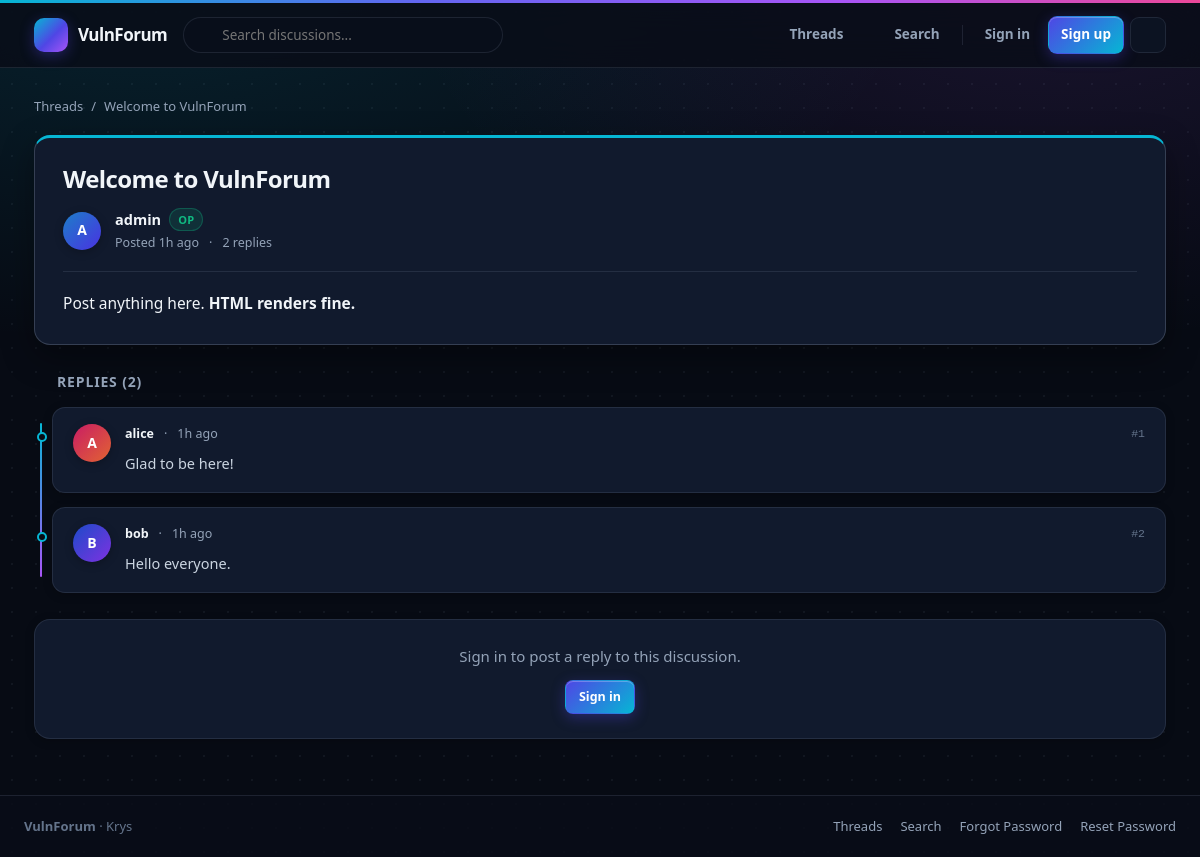
/?page=pages/thread&id=1, run on the app's committed database.
### tables this page shows
CREATE TABLE threads (
  id INT AUTO_INCREMENT PRIMARY KEY,
  user_id INT,
  title VARCHAR(200),
  body TEXT,                           
  created_at TIMESTAMP DEFAULT CURRENT_TIMESTAMP,
  FOREIGN KEY (user_id) REFERENCES users(id)
);

CREATE TABLE users (
  id INT AUTO_INCREMENT PRIMARY KEY,
  username VARCHAR(50) UNIQUE NOT NULL,
  email VARCHAR(100) UNIQUE NOT NULL,
  password VARCHAR(100) NOT NULL,      
  role VARCHAR(20) DEFAULT 'user',
  reset_token VARCHAR(50),
  bio TEXT,
  avatar VARCHAR(255) DEFAULT NULL,
  created_at TIMESTAMP DEFAULT CURRENT_TIMESTAMP
);

CREATE TABLE replies (
  id INT AUTO_INCREMENT PRIMARY KEY,
  thread_id INT,
  user_id INT,
  body TEXT,                           
  created_at TIMESTAMP DEFAULT CURRENT_TIMESTAMP,
  FOREIGN KEY (thread_id) REFERENCES threads(id),
  FOREIGN KEY (user_id) REFERENCES users(id)
);

### public/index.php (called while the page is built, shortened)
<?php
require_once __DIR__ . '/includes/auth.php';
$page = $_GET['page'] ?? 'pages/home';
include __DIR__ . '/includes/header.php';
include $page . '.php';
include __DIR__ . '/includes/footer.php';

### public/includes/auth.php (called while the page is built, shortened)
<?php
require_once __DIR__ . '/db.php';
function current_user() {
    return $_SESSION['user'] ?? null;
}

### public/includes/db.php (called while the page is built, shortened)
<?php
function db_conn() {
    $conn = new mysqli(DB_HOST, DB_USER, DB_PASS, DB_NAME);
    return $conn;
}
function db_raw_query($sql) {
    $conn = db_conn();
    $result = $conn->query($sql);
    return $result;
}

### public/pages/thread.php (the view, shortened to what this page needs)
<?php
$id = $_GET['id'] ?? '0';
$t = db_raw_query("SELECT threads.*, users.username, users.avatar FROM threads JOIN users ON threads.user_id = users.id WHERE threads.id = $id")->fetch_assoc();
$replies = db_raw_query("SELECT replies.*, users.username, users.avatar FROM replies JOIN users ON replies.user_id = users.id WHERE thread_id = $id ORDER BY replies.id");
$replyCount = $replies ? $replies->num_rows : 0;
?>
<nav class="breadcrumb" aria-label="Breadcrumb">
  <a href="/?page=pages/home">Threads</a>
  <span>/</span>
  <span><?= htmlspecialchars($t['title']) ?></span>
</nav>
<article class="thread-op">
  <h1 class="thread-op-title"><?= htmlspecialchars($t['title']) ?></h1>
  <div class="thread-op-header">
    <?= vf_avatar($t['username'] ?? '?', '', $t['avatar'] ?? null) ?>
    <div>
      <div class="thread-meta" style="gap: 8px;">
        <strong style="color: var(--text); font-size: 14.5px;"><?= htmlspecialchars($t['username'] ?? '') ?></strong>
        <span class="badge badge-op">OP</span>
      </div>
      <?php if (!empty($t['created_at'])): ?>
        <div class="thread-meta" style="margin-top: 2px;">
          <span>Posted <?= vf_format_date($t['created_at']) ?></span>
          <span>&middot;</span>
          <span><?= $replyCount ?> <?= $replyCount === 1 ? 'reply' : 'replies' ?></span>
        </div>
      <?php endif; ?>
    </div>
  </div>
  <div class="thread-body-content"><?= $t['body'] ?></div>
</article>
<div class="section-heading">
  <h3>
    <?= vf_icon('message', 15) ?>
    <span>Replies (<?= $replyCount ?>)</span>
  </h3>
</div>
<?php if ($replyCount > 0): ?>
  <div class="reply-timeline">
    <?php $idx = 1; while ($r = $replies->fetch_assoc()): ?>
      <div class="reply">
        <?= vf_avatar($r['username'], '', $r['avatar'] ?? null) ?>
        <div class="reply-content">
          <div class="reply-header">
            <div class="thread-meta">
              <strong style="color: var(--text);"><?= htmlspecialchars($r['username']) ?></strong>
              <?php if (!empty($r['created_at'])): ?>
                <span>&middot;</span>
                <span><?= vf_format_date($r['created_at']) ?></span>
              <?php endif; ?>
            </div>
            <div style="display: inline-flex; align-items: center; gap: 8px;">
              <span class="reply-num">#<?= $idx++ ?></span>
            </div>
          </div>
          <div class="reply-body"><?= $r['body'] ?></div>
        </div>
      </div>
    <?php endwhile; ?>
  </div>
<?php else: ?>
  <div class="empty-state" style="margin-bottom: 24px;">No replies yet. Be the first to join the conversation!</div>
<?php endif; ?>
<?php if (current_user()): ?>
  <div class="card">
    <h3 style="margin: 0 0 14px; font-size: 16px;">Add a Reply</h3>
    <form method="post" action="/?page=pages/reply&id=<?= (int)$id ?>">
      <div class="form-group">
        <label for="reply-body">Your message <span style="color: var(--text-dim); font-weight: 400;">(HTML supported)</span></label>
        <textarea id="reply-body" name="body" placeholder="Write a reply..."></textarea>
      </div>
      <button type="submit">Post Reply</button>
    </form>
  </div>
<?php else: ?>
  <div class="card" style="text-align: center;">
    <p style="margin: 0 0 12px; color: var(--text-muted);">Sign in to post a reply to this discussion.</p>
    <a href="/?page=pages/login" class="btn btn-primary btn-sm">Sign in</a>
  </div>
<?php endif; ?>

### public/includes/header.php (shortened to what this page needs)
<?php
require_once __DIR__ . '/ui.php';
$user = current_user();
$currentPage = $_GET['page'] ?? 'pages/home';
$cssVer = @filemtime(__DIR__ . '/../css/style.css') ?: 2;
?>
<!DOCTYPE html>
<html lang="en">
<head>
  <link rel="stylesheet" href="/css/style.css?v=<?= $cssVer ?>">
</head>
<body>
<header class="site-header">
  <nav class="nav-inner" aria-label="Main navigation">
    <a class="brand" href="/?page=pages/home">
      <span class="brand-mark" aria-hidden="true">
        <?= vf_icon('shield', 18) ?>
      </span>
      <span>VulnForum</span>
    </a>
    <form class="nav-search" method="get" action="/index.php" role="search">
      <input name="q" value="<?= htmlspecialchars($_GET['q'] ?? '') ?>" placeholder="Search discussions..." aria-label="Search discussions">
    </form>
    <div class="nav-links">
      <a href="/?page=pages/home" class="<?= $currentPage === 'pages/home' ? 'active' : '' ?>">
        <?= vf_icon('message', 15) ?>
        <span>Threads</span>
      </a>
      <a href="/?page=pages/search" class="<?= $currentPage === 'pages/search' ? 'active' : '' ?>">
        <?= vf_icon('search', 15) ?>
        <span>Search</span>
      </a>
      <?php if ($user): ?>
        <a href="/?page=pages/new_thread" class="<?= $currentPage === 'pages/new_thread' ? 'active' : '' ?>">
          <?= vf_icon('plus', 15) ?>
          <span>New Post</span>
        </a>
        <?php if ($user['role'] === 'admin'): ?>
          <a href="/admin/users.php" class="nav-admin">
            <?= vf_icon('shield', 15) ?>
            <span>Admin</span>
          </a>
        <?php endif; ?>
        <span class="nav-divider" aria-hidden="true"></span>
        <a href="/?page=pages/profile" class="user-pill <?= $currentPage === 'pages/profile' ? 'active' : '' ?>">
          <?= vf_avatar($user['username'], 'sm', $user['avatar'] ?? null) ?>
          <span><?= htmlspecialchars($user['username']) ?></span>
        </a>
        <a href="/?page=pages/logout" class="icon-btn" title="Logout" aria-label="Logout">
          <?= vf_icon('logout', 16) ?>
        </a>
      <?php else: ?>
        <a href="/?page=pages/login" class="<?= $currentPage === 'pages/login' ? 'active' : '' ?>">Sign in</a>
        <a href="/?page=pages/register" class="btn btn-primary btn-sm">Sign up</a>
      <?php endif; ?>
      <button type="button" id="theme-toggle" class="icon-btn" title="Toggle theme" aria-label="Toggle theme">
        <?= vf_icon('sun', 16, 'icon-sun') ?>
      </button>
    </div>
  </nav>
</header>
<main class="container">

### public/includes/ui.php (shortened to what this page needs)
<?php
function vf_avatar_hue(string $name): int {
    return abs(crc32(strtolower($name))) % 360;
}
function vf_avatar(string $name, string $size = '', ?string $avatar = null): string {
    $cls = 'avatar' . ($size !== '' ? ' avatar-' . $size : '');
    $hue = vf_avatar_hue($name);
    $hue2 = ($hue + 42) % 360;
    $initial = htmlspecialchars(strtoupper(substr($name !== '' ? $name : '?', 0, 1)));
    return '<span class="' . $cls . '" aria-hidden="true" style="--av-h1:' . $hue . ';--av-h2:' . $hue2 . ';">' . $initial . '</span>';
}
function vf_format_date(?string $ts): string {
    $time = strtotime($ts);
    $diff = time() - $time;
    if ($diff >= 3600 && $diff < 86400) return floor($diff / 3600) . 'h ago';
    return date('M j, Y', $time);
}
function vf_icon(string $name, int $size = 16, string $extraClass = '', string $extraStyle = ''): string {
    $inner = $paths[$name] ?? $paths['bolt'];
    $cls = trim('icon ' . $extraClass);
    $style = "width:{$size}px;height:{$size}px;flex-shrink:0;" . $extraStyle;
    return '<svg width="' . $size . '" height="' . $size . '" viewBox="0 0 24 24" fill="none" stroke="currentColor" stroke-width="2" stroke-linecap="round" stroke-linejoin="round" class="' . htmlspecialchars($cls) . '" style="' . htmlspecialchars($style) . '" aria-hidden="true">' . $inner . '</svg>';
}

### public/includes/footer.php
</main>
<footer class="site-footer">
  <div class="footer-inner">
    <span><strong>VulnForum</strong> &middot; Krys</span>
    <div class="footer-links">
      <a href="/?page=pages/home">Threads</a>
      <a href="/?page=pages/search">Search</a>
      <a href="/?page=pages/forgot_password">Forgot Password</a>
      <a href="/?page=pages/reset_password">Reset Password</a>
    </div>
  </div>
</footer>
</body>
</html>

### data on the page
threads: title "Welcome to VulnForum", user.username "A", user.username "admin", created_at "1h ago", body "Post anything here. HTML renders fine."
replies: user.username "A", user.username "alice", created_at "1h ago", body "Glad to be here!"
replies: user.username "B", user.username "bob", created_at "1h ago", body "Hello everyone."

### other printed values
$replyCount "2"
